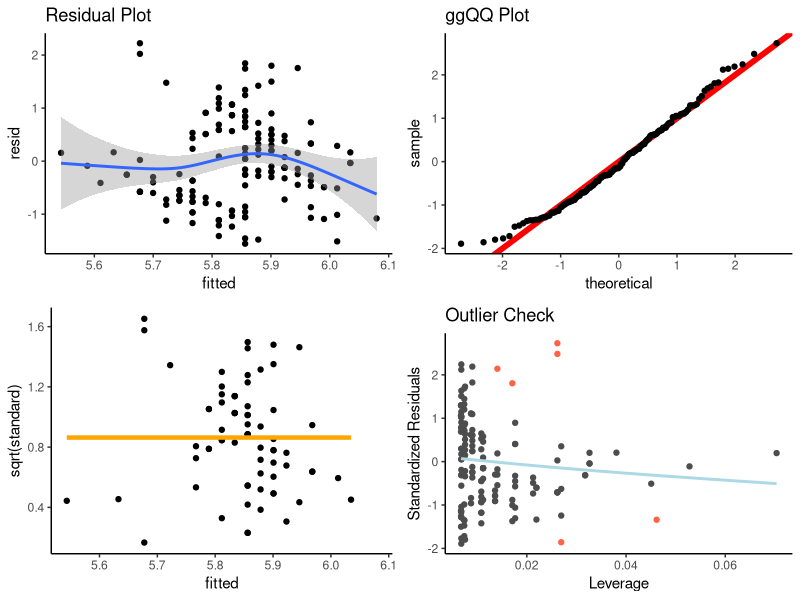
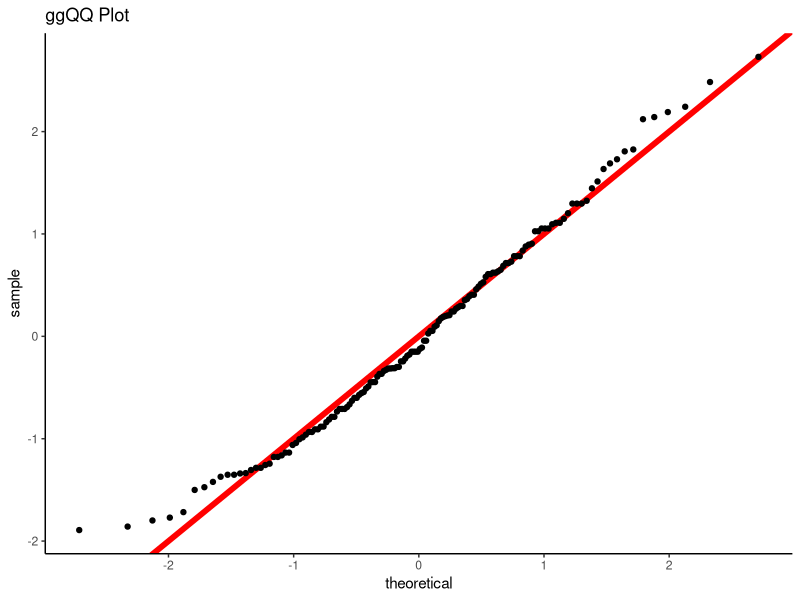

Generate these figures, in order, with R:
#Function that checks model assumptions
#paul Harmon

#idea: function that rewrites the plot.lm() function to produce nice looking plots


model_check <- function(lm.all, plot_number = 'ALL'){
  
  #loads the packages necessary
  if(require('ggplot2')==FALSE){install.packages('ggplot2')}
  library(ggplot2)
  
  if(require('gridExtra')==FALSE){install.packages('gridExtra')}
  library(gridExtra)
  
  
  
  diagnostic.df <- as.data.frame(cbind(resid(lm.all),fitted(lm.all),rstudent(lm.all),rstandard(lm.all)))
  names(diagnostic.df) <- c("resid","fitted","student","standard")
  
  
  #QQplot
  resid_plot <- ggplot(diagnostic.df) + geom_point(aes(x = fitted, y = resid)) + geom_smooth(aes(x = fitted, y = resid),method = 'gam') + ggtitle("Residual Plot") + theme_classic()
  
  
  
  qq_plot <- ggplot(diagnostic.df) + geom_abline(aes(slope = 1, intercept = 0),color = "red", size = 2) + geom_qq(aes(sample = standard)) + ggtitle("ggQQ Plot") + theme_classic()
  
  
  scale_loc <- ggplot(diagnostic.df,aes(x = fitted, y = sqrt(standard))) + geom_point() + geom_smooth(method = 'gam',fill = NA, color = 'orange',size = 1.5) + theme_classic()
  
  library(grDevices)
  
  outlier_plot <- ggplot(diagnostic.df,aes(x = hatvalues(lm.all), y = standard)) + 
    geom_point(color = ifelse(cooks.distance(lm.all)>4/lm.all$df.residual,"tomato","gray30")) + 
    geom_smooth(method = 'gam', fill = NA, color = "lightblue") + theme_classic() + 
    ggtitle("Outlier Check") + xlab("Leverage") + ylab("Standardized Residuals")
  
  plotlist <- list(resid_plot,qq_plot,scale_loc,outlier_plot)
  
  
  
  
  if(plot_number == 'ALL'){
    return(grid.arrange(resid_plot,qq_plot,scale_loc,outlier_plot, ncol=2))}
  else {
    return(plotlist[plot_number])}
  
}

#test cases
lm.all <- lm(Sepal.Length ~ Sepal.Width, data = iris)
model_check(lm.all)
model_check(lm.all,2)
